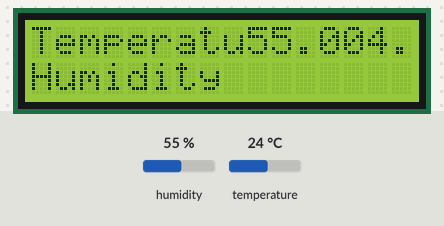
Bench run of a sketch on a simulated Arduino Uno R4 WiFi. On the bench: 16×2 character LCD. The inputs (shaded band) are chosen by the test bench; at power-on: humidity 55 %, temperature 24 °C. What the sketch prints to the serial monitor is not drawn.

Above: at 2.2 s.
2.3 s: humidity set to 22 %
At 4.3 s:
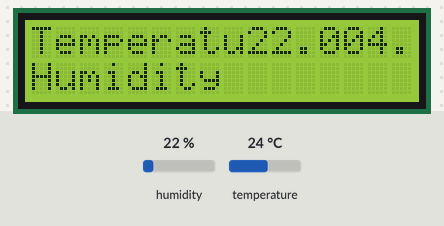
4.6 s: temperature set to 12 °C
At 6.0 s:
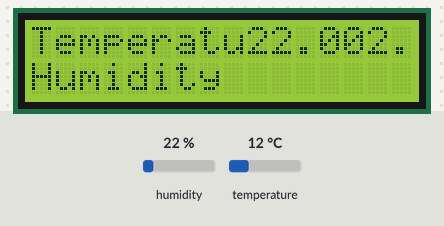
6.7 s: humidity set to 40 %
At 8.4 s:
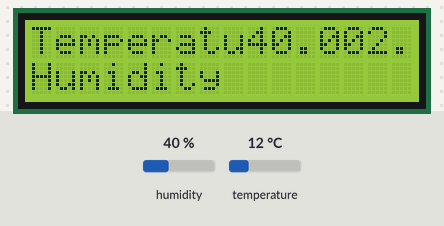
8.7 s: temperature set to 19 °C
At 10.1 s:
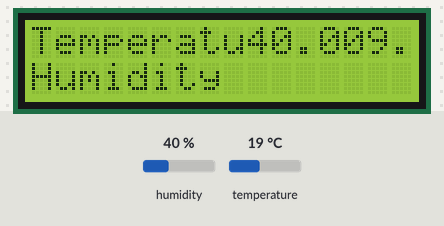
Timing chart, 0 to 11.7 s (numbered marks = the images above; inputs shaded):
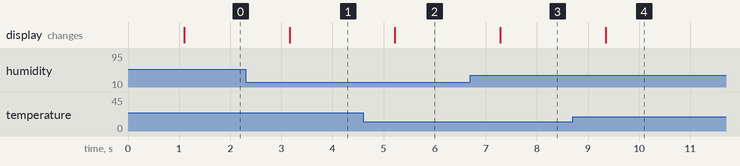

The sketch:

02-i2c-lcd-weather-display.ino
```cpp
/*
 * Plug and Make Kit - Project 2: I2C LCD Weather Display
 *
 * Reads temperature and humidity from the Modulino Thermo module and shows
 * them on a separate I2C 1602 character LCD (2 lines, I2C backpack).
 *
 * The Modulino Thermo plugs into the Arduino's Qwiic connector (the Wire1 bus
 * on the UNO R4 WiFi). The I2C LCD is wired separately to the SDA/SCL header
 * pins (the Wire bus, same as A4/A5) and runs from 5V. The LCD backpack is
 * commonly at address 0x27 or 0x3F - see the README if the screen stays blank.
 *
 * Wiring:
 *   Modulino Thermo - plugged into the Arduino's Qwiic connector
 *   I2C LCD         - SDA, SCL, 5V and GND to the Arduino's header pins
 *
 * Requires "Arduino_Modulino" and "LiquidCrystal_I2C" (Library Manager).
 */

#include <Arduino_Modulino.h>
#include <LiquidCrystal_I2C.h>
ModulinoThermo thermo;
LiquidCrystal_I2C lcd(0x27, 16, 2);

void setup() {
  Serial.begin(115200);
  delay(1000);
  Serial.println("Testing Serial Monitor");

  Modulino.begin();
  // Initialize the Modulino Thermo and halt if the sensor is not detected
  if (!thermo.begin()) {
    Serial.println("- Modulino Thermo not detected! Check the Qwiic connection...");
    while (1);
  }
  Serial.println("Modulino Worked");
  lcd.init();
  lcd.backlight();
  lcd.setCursor(0, 0);
}

void loop() {
  float temperature = thermo.getTemperature();
  float humidity = thermo.getHumidity();
  lcd.setCursor(0, 0);
  lcd.print("Temperature ");
  lcd.setCursor(13, 0);
  lcd.print(temperature);
  lcd.setCursor(0, 1);
  lcd.print("Humidity ");
  lcd.setCursor(9, 0);
  lcd.print(humidity);
  Serial.println("loop");
  delay(1000);
}
```

Measured:
- after the input at 2.3 s, the display: changes after 0.86 s (image 1)
- after the input at 4.6 s, the display: changes after 0.62 s (image 2)
- after the input at 6.7 s, the display: changes after 0.59 s (image 3)
- after the input at 8.7 s, the display: changes after 0.65 s (image 4)
